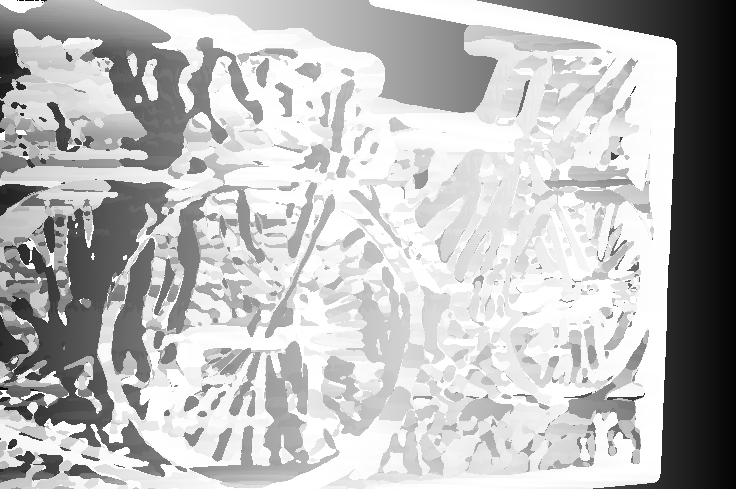
#> input picture disparity_heat_map.png, 736 x 489 px, given in place of im0.png, which was not available
$ python stereo_vision.py disparity_heat_map.png
#> lines starting #> are read from the running program, lines starting #| are printed output that depends on the picture; pictures that were not available may be replaced by others from this repository, and a replacement may not be noted
### video_handler.py
#<=============================== Imports ===================================>#
import cv2
from os import system

#<=============================== VideoBuffer Class Definition ===================================>#
class VideoBuffer():

    """
    Video Buffer Class

    Args: output video framerate

    This class handles video writing.
    """

    def __init__(self, framerate = 100):
        self.frames = []
        self.framerate = framerate

    # Write frames to feed and save video
    # [18 lines left out: function save, not called in this run]

#<=============================== VideoHandler Class Definition ===================================>#
class VideoHandler:

    """
    Video Handler Class

    Args: input video name, output, video name, scale factor, output video framerate

    Handles more complex video tasks such as generating video from images, resizing frames, and most importantly, running computer vision algorithms among all frames in a video feed.
    """

    # [29 lines left out: functions __init__, gen_video_frm_imgs, not called in this run]

    # Resizes each length image at a given percent. E.g. 200 will double each dimension and 50 will half it
    @staticmethod
    def resize_frame(frame, scale_percent=100):
        width = int(frame.shape[1] * scale_percent / 100)
        height = int(frame.shape[0] * scale_percent / 100)
        dim = (width, height)
        return cv2.resize(frame, dim, interpolation = cv2.INTER_AREA)

    # Gets the nth frame without losing place in the video buffer
    # [7 lines left out: function get_frame_n, not called in this run]

    # Returns img shape
    def get_img_shape(self):
        return self.shape

    # Returns number of frames in a video feed
    def get_num_frames(self):
        return self.video_feed.get(cv2.CAP_PROP_FRAME_COUNT)

    # Gets next frame in a video buffer
    # [36 lines left out: functions get_next_frame, run, not called in this run]

    def __del__(self):
        self.video_feed.release()

### stereo_vision.py
# =========================== Imports =========================== #
import cv2
import sys
import json
import numpy as np
from time import time
from os import system
from pandas import DataFrame
import matplotlib.pyplot as plt
from scipy.signal import convolve2d
from multiprocessing import Process
from video_handler import VideoHandler, VideoBuffer

# =========================== StereoVision Class =========================== #
class StereoVision:

    """
    Stereo Vision Class Declaration

    args: Camera paremeters dict, left image, right image

    The Stereo Vision class takes two images along with some camera parameters to calculate the approximate depth of objects in an image. Returns a heat map.
    """

    # [274 lines left out: functions __init__, get_matches, get_cameras_rel, rectify_images, apply_window_matching, get_depth_map and 2 more, not called in this run]

# =========================== Main =========================== #
if __name__ == "__main__":
    system('cls')

    cam_params = {}
    with open("cam_params.json", 'r') as file:
#> (reads cam_params.json from the repository)
        cam_params = json.load(file)

    ds = 1
    debug = False
    if len(sys.argv) > 1:
        ds = sys.argv[1]
        if "--debug" in sys.argv or "-d" in sys.argv:
            debug = True

    start_time = time()

    img0 = cv2.imread(f"Dataset {ds}/im0.png")
#> img0 is the input picture: shape (489, 736, 3); min 1, max 255, mean 187.1
    img1 = cv2.imread(f"Dataset {ds}/im1.png")
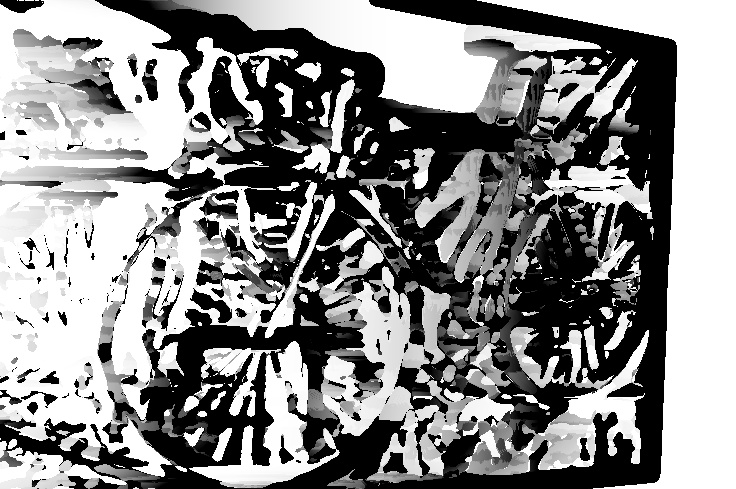
#> input picture depth_heat_map.png, 736 x 489 px, given in place of im1.png, which was not available
#> img1 is the input picture: shape (489, 736, 3); min 0, max 255, mean 138.5
    img0 = VideoHandler.resize_frame(img0, 25)
#> in resize_frame, `return cv2.resize(frame, dim, interpolation = cv2.INTER_AREA)`:
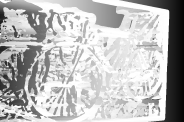
#> returned value: shape (122, 184, 3); min 4, max 255, mean 187.1
    img1 = VideoHandler.resize_frame(img1, 25)
#> call 2 of resize_frame, with scale_percent = 25
#> in resize_frame (call 2), `return cv2.resize(frame, dim, interpolation = cv2.INTER_AREA)`:
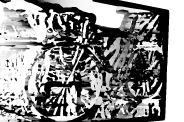
#> returned value: shape (122, 184, 3); min 0, max 255, mean 138.5

    param_dict = {

        '1': {
            "disparity_thresh" : 300, # 500,
            "depth_thresh" : 6000,
            "window_size" : 11,
            "blur" : 15,
            "num_matches" : 50,
            "gamma" : 1.6
        },

        '2': {
            "disparity_thresh" : 500,
            "depth_thresh" : 6000,
            "window_size" : 21,
            "blur" : 9,
            "num_matches" : 200,
            "gamma" : 3
        },

        '3': {
            "disparity_thresh" : 200,
            "depth_thresh" : 6000,
            "window_size" : 11,
            "blur" : 15,
            "num_matches" : 50,
            "gamma" : 3
        }
    }


    print("-------- Stereo Parameters --------")
#> (the run stopped early here; a loop or call above may not have finished)
